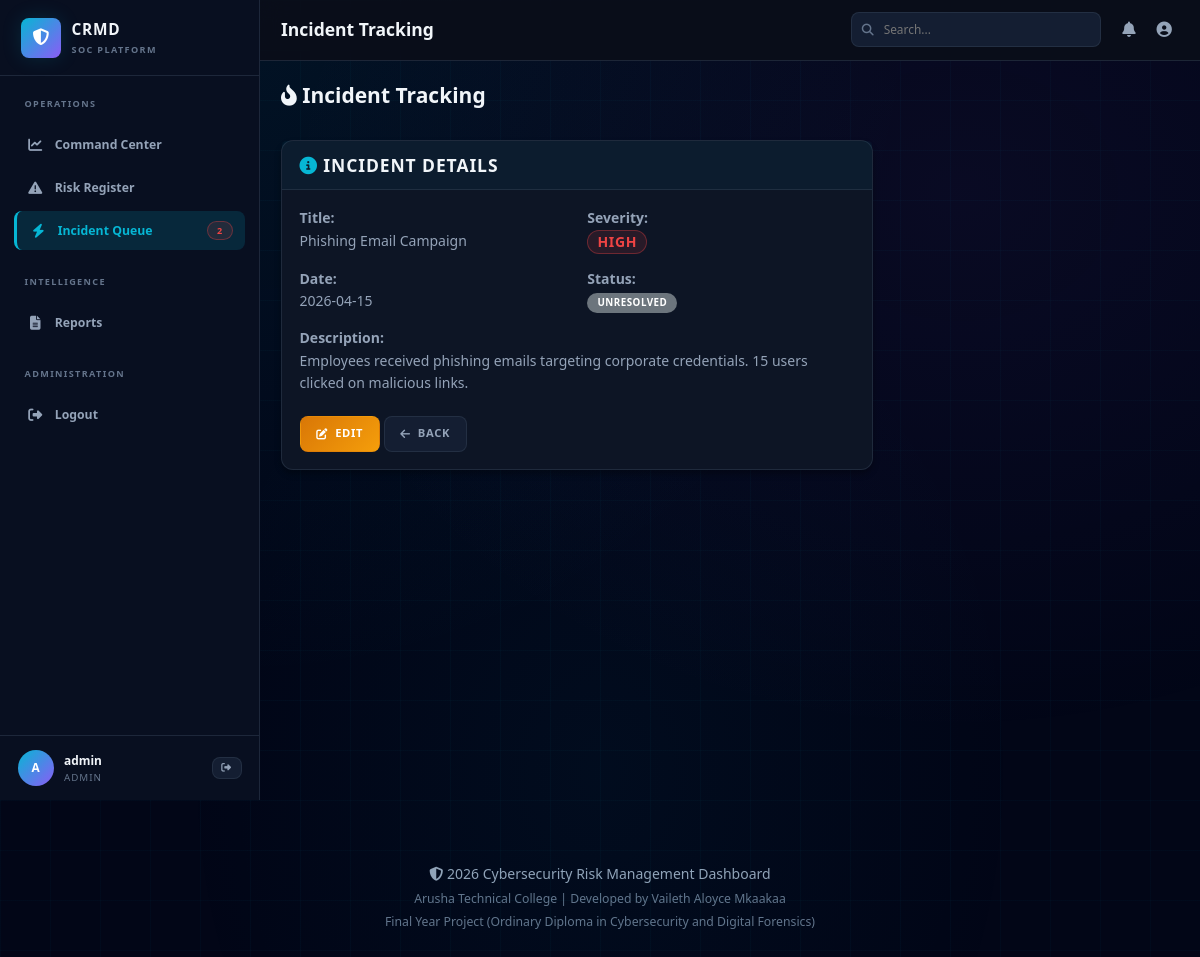
The page /incidents.php?action=view&id=1 (signed in) on the database its author committed.
### tables this page shows
CREATE TABLE incidents (
    id INT PRIMARY KEY AUTO_INCREMENT,
    title VARCHAR(255) NOT NULL,
    description TEXT NOT NULL,
    incident_date DATE NOT NULL,
    severity ENUM('Critical', 'High', 'Medium', 'Low') NOT NULL,
    resolved BOOLEAN DEFAULT FALSE,
    created_by INT NULL,
    updated_by INT NULL,
    created_at TIMESTAMP DEFAULT CURRENT_TIMESTAMP,
    updated_at TIMESTAMP DEFAULT CURRENT_TIMESTAMP ON UPDATE CURRENT_TIMESTAMP,
    INDEX idx_severity (severity),
    INDEX idx_resolved (resolved),
    INDEX idx_date (incident_date),
    INDEX idx_created_by (created_by)
);

### includes/functions.php (called while the page is built, shortened)
<?php
function get_incident($pdo, $id) {
    try {
        $stmt = $pdo->prepare('SELECT * FROM incidents WHERE id = :id LIMIT 1');
        $stmt->execute(['id' => $id]);
        return $stmt->fetch();
    } catch (PDOException $e) {
        error_log('Database Error: ' . $e->getMessage());
        return null;
    }
}
function esc($string) {
    return htmlspecialchars($string, ENT_QUOTES, 'UTF-8');
}
function get_severity_badge_class($severity) {
    $classes = [
        'Critical' => 'badge-critical',
        'High' => 'badge-danger',
        'Medium' => 'badge-warning',
        'Low' => 'badge-info'
    ];
    return $classes[$severity] ?? 'badge-secondary';
}

### includes/auth.php (called while the page is built, shortened)
<?php
function is_admin() {
    return isset($_SESSION['role']) && in_array($_SESSION['role'], ['super_admin', 'admin'], true);
}
?>

### incidents.php (the view, shortened to what this page needs)
<?php
require_once __DIR__ . '/config/database.php';
require_once __DIR__ . '/includes/auth.php';
require_once __DIR__ . '/includes/functions.php';
require_once __DIR__ . '/includes/header.php';
$action = $_GET['action'] ?? 'list';
$incident = null;
$user_id = $_SESSION['user_id'] ?? null;
if (($action === 'edit' || $action === 'view') && isset($_GET['id'])) {
    $id = (int)$_GET['id'];
    $incident = get_incident($pdo, $id);
}
?>
<div class="row mb-4">
    <div class="col-lg-12">
        <div class="d-flex justify-content-between align-items-center">
            <h2><i class="fas fa-fire-alt"></i> Incident Tracking</h2>
        </div>
    </div>
</div>
<?php if ($action === 'list'): ?>
    <div class="card">
        <div class="card-header"><i class="fas fa-table"></i> All Incidents</div>
        <div class="card-body">
            <div class="table-responsive">
                <table class="table table-hover">
                    <thead>
                        <tr>
                            <th>Title</th>
                            <th>Date</th>
                            <th>Severity</th>
                            <th>Status</th>
                            <th>Reported By</th>
                            <th style="width: 120px;">Actions</th>
                        </tr>
                    </thead>
                    <tbody>
                        <?php
                        if (is_admin()) {
                            $incidents = get_all_incidents($pdo);
                        } else {
                            $incidents = get_user_incidents($pdo, $user_id);
                        }
                        if (!empty($incidents)):
                            foreach ($incidents as $inc):
                        ?>
                            <tr>
                                <td><strong><?php echo esc($inc['title']); ?></strong></td>
                                <td><?php echo $inc['incident_date']; ?></td>
                                <td><span class="badge <?php echo get_severity_badge_class($inc['severity']); ?>"><?php echo $inc['severity']; ?></span></td>
                                <td><span class="badge bg-secondary"><?php echo $inc['resolved'] ? 'Resolved' : 'Unresolved'; ?></span></td>
                                <td><small class="text-muted"><?php echo esc($inc['creator_name'] ?? 'System'); ?></small></td>
                                <td>
                                    <a href="?action=view&id=<?php echo $inc['id']; ?>" class="btn btn-sm btn-info"><i class="fas fa-eye"></i></a>
                                    <?php if (is_admin()): ?>
                                        <a href="?action=edit&id=<?php echo $inc['id']; ?>" class="btn btn-sm btn-warning"><i class="fas fa-edit"></i></a>
                                        <form method="POST" style="display: inline;" onsubmit="return confirmDelete('incident');"><input type="hidden" name="action" value="delete"><input type="hidden" name="id" value="<?php echo $inc['id']; ?>"><input type="hidden" name="csrf_token" value="<?php echo generate_csrf_token(); ?>"><button type="submit" class="btn btn-sm btn-danger"><i class="fas fa-trash"></i></button></form>
                                    <?php endif; ?>
                                </td>
                            </tr>
                        <?php endforeach; else: ?>
                            <tr><td colspan="6" class="text-center text-muted py-4"><i class="fas fa-inbox fa-2x mb-2"></i><br>No incidents recorded yet.</td></tr>
                        <?php endif; ?>
                    </tbody>
                </table>
            </div>
        </div>
    </div>
<?php elseif ($action === 'view'): ?>
    <div class="row">
        <div class="col-lg-8">
            <div class="card">
                <div class="card-header"><h5 class="mb-0"><i class="fas fa-info-circle"></i> Incident Details</h5></div>
                <div class="card-body">
                    <div class="row mb-3">
                        <div class="col-md-6">
                            <strong>Title:</strong><br><?php echo esc($incident['title']); ?>
                        </div>
                        <div class="col-md-6">
                            <strong>Severity:</strong><br><span class="badge <?php echo get_severity_badge_class($incident['severity']); ?> fs-6"><?php echo $incident['severity']; ?></span>
                        </div>
                    </div>
                    <div class="row mb-3">
                        <div class="col-md-6">
                            <strong>Date:</strong><br><?php echo $incident['incident_date']; ?>
                        </div>
                        <div class="col-md-6">
                            <strong>Status:</strong><br><span class="badge bg-secondary"><?php echo $incident['resolved'] ? 'Resolved' : 'Unresolved'; ?></span>
                        </div>
                    </div>
                    <div class="mb-3">
                        <strong>Description:</strong><br><p><?php echo nl2br(esc($incident['description'])); ?></p>
                    </div>
                    <div class="mt-4">
                        <?php if (is_admin()): ?>
                            <a href="?action=edit&id=<?php echo $incident['id']; ?>" class="btn btn-warning"><i class="fas fa-edit"></i> Edit</a>
                        <?php endif; ?>
                        <a href="incidents.php" class="btn btn-secondary"><i class="fas fa-arrow-left"></i> Back</a>
                    </div>
                </div>
            </div>
        </div>
    </div>
<?php endif; ?>
<?php require_once __DIR__ . '/includes/footer.php'; ?>

### rows shown on the page
incidents: title "Phishing Email Campaign", severity "HIGH", incident_date "2026-04-15", description "Employees received phishing emails targeting corporate credentials. 15 users clicked on malicious links."

### other values the page prints
$openIncidents "2"
substr($_SESSION['username'] ?? 'U', 0, 1) "A"
$_SESSION['username'] "admin"
$_SESSION['role'] "ADMIN"
$page_title "Incident Tracking"
